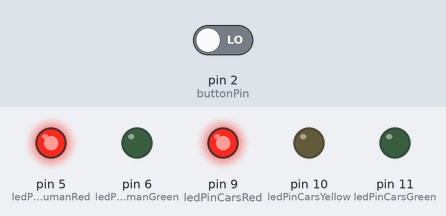
The sketch below on a simulated Arduino Uno, built with avr-gcc and run on an emulated ATmega328P. On the bench: output pins drawn as LEDs (lit = HIGH). The test bench sets the inputs (shaded band); at power-on: pin 2 (buttonPin) LOW.

Above: at 1.2 s.
1.3 s: pin 2 (buttonPin) driven HIGH
At 7.2 s:
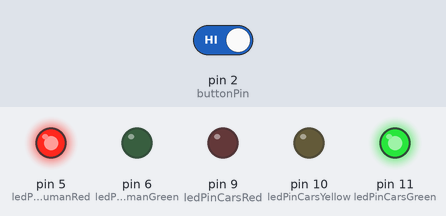
At 17.2 s:
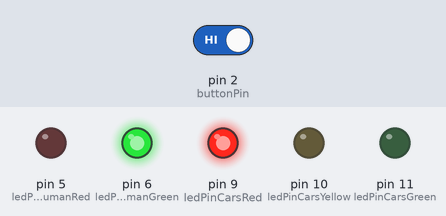
27.0 s: pin 2 (buttonPin) driven LOW
At 37.8 s:
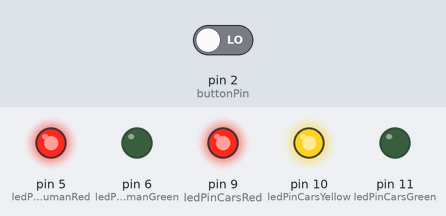
Timing chart, 0 to 39.5 s (numbered marks = the images above; inputs shaded):
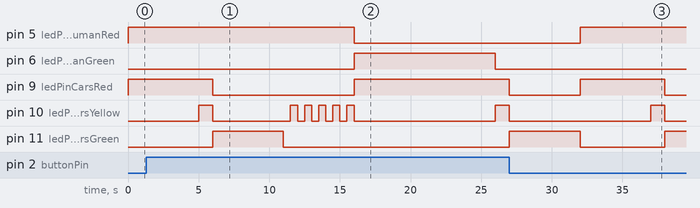

Measured:
- after the input at 1.3 s, pin 5 (ledPinHumanRed): HIGH → LOW after 14.7 s; pin 6 (ledPinHumanGreen): LOW → HIGH after 14.7 s, → LOW 10.0 s later; pin 11 (ledPinCarsGreen): goes on until 11.0 s, then stays LOW
- after the input at 27.0 s, pin 5 (ledPinHumanRed): goes on until 32.0 s, then stays HIGH; pin 6 (ledPinHumanGreen): stays LOW (without the input it goes to HIGH after 10.0 s)

The sketch:

TraffcLight_Button.ino
```cpp
const int buttonPin = 2;
const int ledPinCarsRed = 9;
const int ledPinCarsYellow = 10;
const int ledPinCarsGreen = 11;
const int ledPinHumanRed = 5;
const int ledPinHumanGreen = 6;

int buttonState = 0;

void setup() {

  pinMode(ledPinCarsRed, OUTPUT);
  pinMode(ledPinCarsYellow, OUTPUT);
  pinMode(ledPinCarsGreen, OUTPUT);
  pinMode(ledPinHumanRed, OUTPUT);
  pinMode(ledPinHumanGreen, OUTPUT);

  pinMode(buttonPin, INPUT);

}

void loop() {

  buttonState = digitalRead(buttonPin);
  digitalWrite(ledPinHumanRed, HIGH);


  if (buttonState == HIGH) {

   // delay(3000);

    for(int i = 0; i < 5; i++){
      delay(500);
      digitalWrite(ledPinCarsYellow, HIGH);
      delay(500);
      digitalWrite(ledPinCarsYellow, LOW);

    }

    digitalWrite(ledPinCarsRed, HIGH);

    digitalWrite(ledPinHumanRed, LOW);
    digitalWrite(ledPinHumanGreen, HIGH);
    delay(10000);
    digitalWrite(ledPinHumanGreen, LOW);

    digitalWrite(ledPinCarsYellow, HIGH);
    delay(1000);
    digitalWrite(ledPinCarsRed, LOW);
    digitalWrite(ledPinCarsYellow, LOW);

    digitalWrite(ledPinCarsGreen, HIGH);
    delay(5000);
    digitalWrite(ledPinCarsGreen, LOW);

  } else {

    loopCarsTraffic();
  }
}

void loopCarsTraffic(){

  digitalWrite(ledPinCarsRed, HIGH);
  delay(5000);
  digitalWrite(ledPinCarsYellow, HIGH);
  delay(1000);

  digitalWrite(ledPinCarsRed, LOW);
  digitalWrite(ledPinCarsYellow, LOW);

  digitalWrite(ledPinCarsGreen, HIGH);
  delay(5000);
  digitalWrite(ledPinCarsGreen, LOW);

/*  digitalWrite(ledPinCarsYellow, HIGH);
  delay(1000);
  digitalWrite(ledPinCarsYellow, LOW);
 */
}
```
